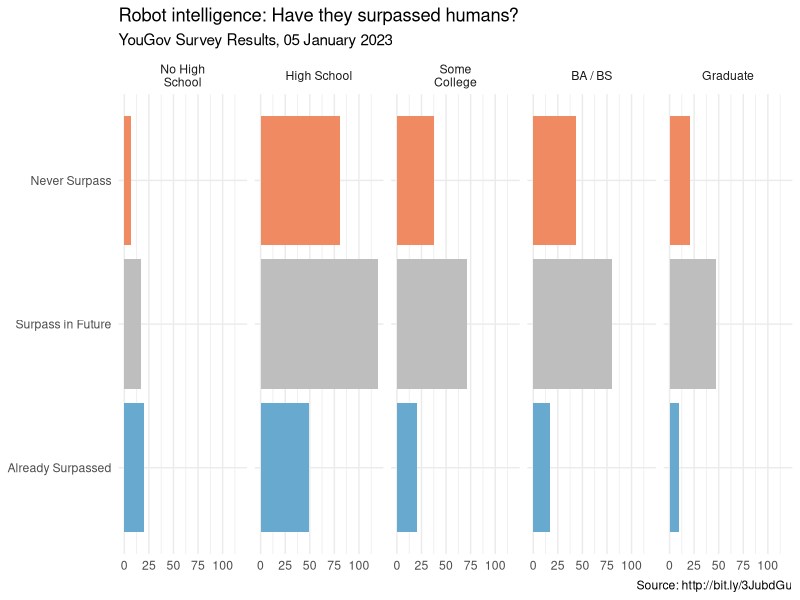
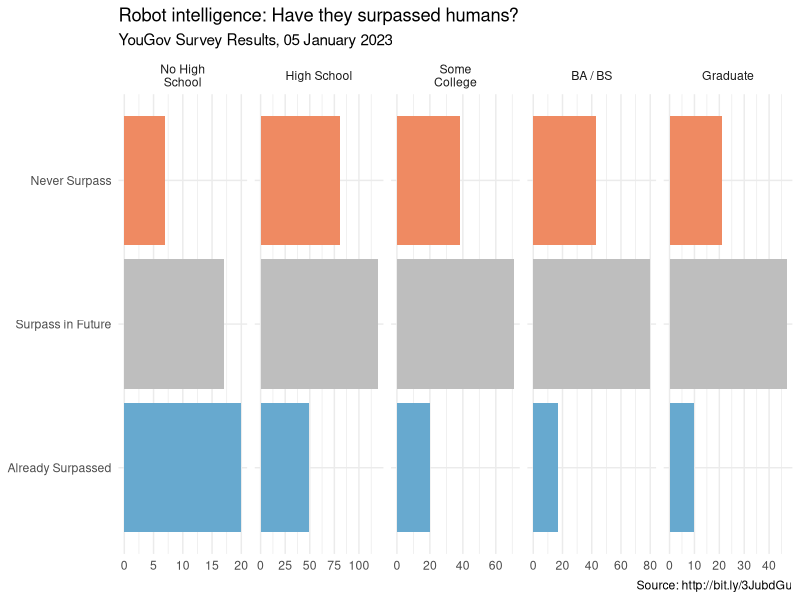
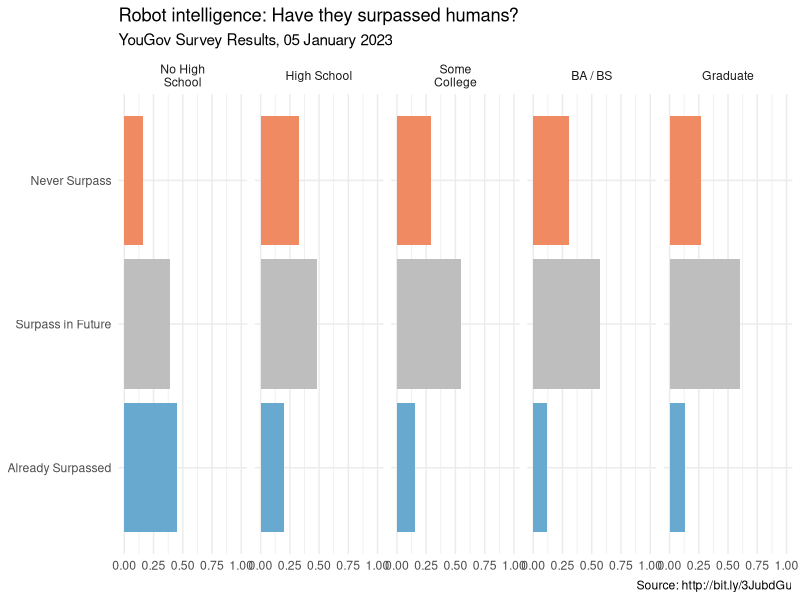
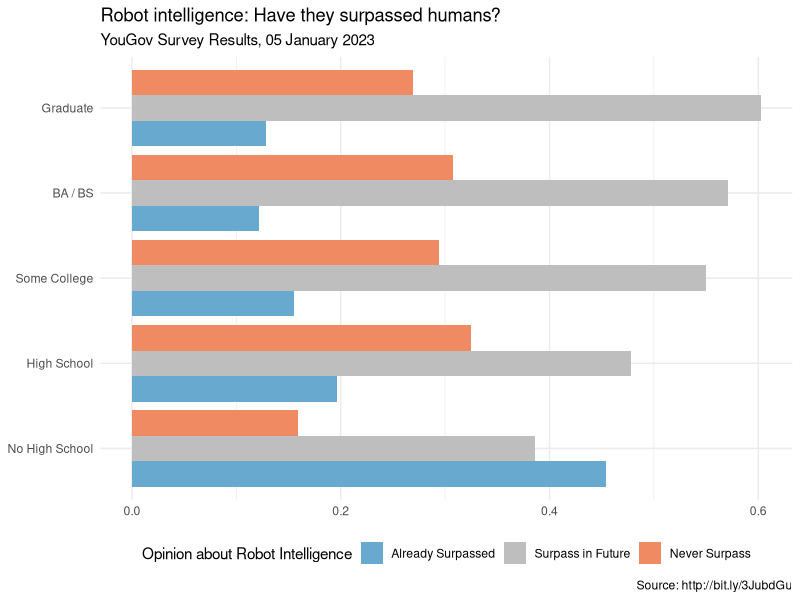

Write R code to recreate these figures, in order.
## ---- chunk 1

library(tidyverse)

## ---- chunk 2

robots <- read_csv("code-alongs/data-raw/robot-intelligence.csv")

## ---- chunk 3

robots <- robots %>%
  mutate(
    education = fct_recode(education, "High School" = "High School graduate", "BA / BS" = "4-year", "Some College" = "Some College", "Graduate" = "Post-grad", "No High School" = "NO HS"),
    education = fct_relevel(education, "No High School", "High School", "Some College", "BA / BS", "Graduate"),
    opinion = fct_recode(opinion,
      "Already Surpassed" = "Most robots have already developed higher levels of intelligence than humans",
      "Surpass in Future" = "Robots will be able to develop higher levels of intelligence than humans in the future",
      "Never Surpass" = "Robots will never be able to develop higher levels of intelligence than humans")
  ) %>% 
  filter(!opinion %in% c("None of these", "Don't know"))

ggplot(robots, aes(y = opinion, fill = opinion)) +
  geom_bar() +
  facet_wrap(~education,
    nrow = 1, labeller = label_wrap_gen(width = 12)
  ) +
  guides(fill = "none") +
  labs(
    title = "Robot intelligence: Have they surpassed humans?",
    subtitle = "YouGov Survey Results, 05 January 2023",
    caption = "Source: http://bit.ly/3JubdGu",
    x = NULL, y = NULL
  ) +
  scale_fill_manual(values = c(
    "Never Surpass" = "#ef8a62",
    "Already Surpassed" = "#67a9cf",
    "Surpass in Future" = "gray"
  )) +
  theme_minimal()

## ---- chunk 4

ggplot(robots, aes(y = opinion, fill = opinion)) +
  geom_bar() +
  facet_wrap(~education,
    nrow = 1, labeller = label_wrap_gen(width = 12),
    scales = "free_x"
  ) +
  guides(fill = "none") +
  labs(
    title = "Robot intelligence: Have they surpassed humans?",
    subtitle = "YouGov Survey Results, 05 January 2023",
    caption = "Source: http://bit.ly/3JubdGu",
    x = NULL, y = NULL
  ) +
  scale_fill_manual(values = c(
    "Never Surpass" = "#ef8a62",
    "Already Surpassed" = "#67a9cf",
    "Surpass in Future" = "gray"
  )) +
  theme_minimal()

## ---- chunk 5

robots_prop <- robots %>%
  group_by(education, opinion) %>%
  count() %>%
  group_by(education) %>%
  mutate(proportion = n / sum(n)) 

ggplot(robots_prop, aes(x = opinion, y = proportion, fill = opinion)) +
  geom_bar(stat = "identity") +
  facet_wrap(~education,
    nrow = 1, labeller = label_wrap_gen(width = 12),
    ) +
  ylim(c(0, 1)) +
  coord_flip() +
  guides(fill = "none") +
  labs(
    title = "Robot intelligence: Have they surpassed humans?",
    subtitle = "YouGov Survey Results, 05 January 2023",
    caption = "Source: http://bit.ly/3JubdGu",
    x = NULL, y = NULL
  ) +
  scale_fill_manual(values = c(
    "Never Surpass" = "#ef8a62",
    "Already Surpassed" = "#67a9cf",
    "Surpass in Future" = "gray"
  )) +
  theme_minimal()
  
## ---- chunk 6

ggplot(robots_prop, aes(x = education, y = proportion, fill = opinion)) +
  geom_bar(stat = "identity", position = "dodge") +
  coord_flip() +
  labs(
    title = "Robot intelligence: Have they surpassed humans?",
    subtitle = "YouGov Survey Results, 05 January 2023",
    caption = "Source: http://bit.ly/3JubdGu",
    x = NULL, y = NULL,
    fill = "Opinion about Robot Intelligence"
  ) +
  scale_fill_manual(values = c(
    "Never Surpass" = "#ef8a62",
    "Already Surpassed" = "#67a9cf",
    "Surpass in Future" = "gray"
  )) +
  theme_minimal() +
  theme(legend.position = "bottom") 

